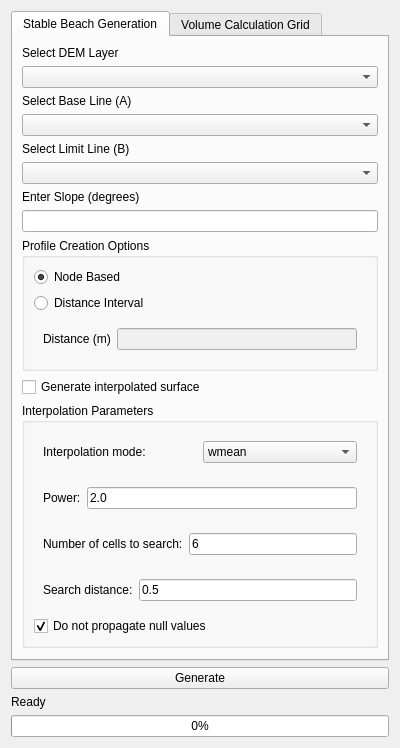
<?xml version="1.0" encoding="UTF-8"?>
<ui version="4.0">
 <class>Form</class>
 <widget class="QWidget" name="Form">
  <property name="geometry">
   <rect>
    <x>0</x>
    <y>0</y>
    <width>400</width>
    <height>600</height>
   </rect>
  </property>
  <property name="windowTitle">
   <string>Beach Analysis Tool</string>
  </property>
  <layout class="QVBoxLayout" name="mainLayout">
   <item>
    <widget class="QTabWidget" name="tabWidget">
     <!-- Tab 1 - Stable Beach Generation -->
     <widget class="QWidget" name="tab_beach">
      <attribute name="title">
       <string>Stable Beach Generation</string>
      </attribute>
      <layout class="QVBoxLayout" name="beachLayout">
       <item>
        <widget class="QLabel" name="label">
         <property name="text">
          <string>Select DEM Layer</string>
         </property>
        </widget>
       </item>
       <item>
        <widget class="QComboBox" name="demLayerCombo"/>
       </item>
       
       <item>
        <widget class="QLabel" name="label_2">
         <property name="text">
          <string>Select Base Line (A)</string>
         </property>
        </widget>
       </item>
       <item>
        <widget class="QComboBox" name="lineALayerCombo"/>
       </item>
       
       <item>
        <widget class="QLabel" name="label_3">
         <property name="text">
          <string>Select Limit Line (B)</string>
         </property>
        </widget>
       </item>
       <item>
        <widget class="QComboBox" name="lineBLayerCombo"/>
       </item>
       
       <item>
        <widget class="QLabel" name="label_4">
         <property name="text">
          <string>Enter Slope (degrees)</string>
         </property>
        </widget>
       </item>
       <item>
        <widget class="QLineEdit" name="slopeInput"/>
       </item>
       
       <item>
        <widget class="QGroupBox" name="profileOptionsGroup">
         <property name="title">
          <string>Profile Creation Options</string>
         </property>
         <layout class="QVBoxLayout" name="optionsLayout">
          <item>
           <widget class="QRadioButton" name="nodeBasedRadio">
            <property name="text">
             <string>Node Based</string>
            </property>
            <property name="checked">
             <bool>true</bool>
            </property>
           </widget>
          </item>
          <item>
           <widget class="QRadioButton" name="distanceIntervalRadio">
            <property name="text">
             <string>Distance Interval</string>
            </property>
           </widget>
          </item>
          <item>
           <widget class="QWidget" name="distanceWidget">
            <layout class="QHBoxLayout" name="horizontalLayout">
             <item>
              <widget class="QLabel" name="label_5">
               <property name="text">
                <string>Distance (m)</string>
               </property>
              </widget>
             </item>
             <item>
              <widget class="QLineEdit" name="distanceInput">
               <property name="enabled">
                <bool>false</bool>
               </property>
              </widget>
             </item>
            </layout>
           </widget>
          </item>
         </layout>
        </widget>
       </item>
       
       <item>
        <widget class="QCheckBox" name="interpolateCheckBox">
         <property name="text">
          <string>Generate interpolated surface</string>
         </property>
        </widget>
       </item>
       
       <item>
        <widget class="QGroupBox" name="interpolationGroup">
         <property name="title">
          <string>Interpolation Parameters</string>
         </property>
         <property name="visible">
          <bool>false</bool>
         </property>
         <layout class="QVBoxLayout" name="interpolationLayout">
          <item>
           <widget class="QWidget" name="modeWidget">
            <layout class="QHBoxLayout" name="modeLayout">
             <item>
              <widget class="QLabel" name="modeLabel">
               <property name="text">
                <string>Interpolation mode:</string>
               </property>
              </widget>
             </item>
             <item>
              <widget class="QComboBox" name="modeCombo">
               <item>
                <property name="text">
                 <string>wmean</string>
                </property>
               </item>
               <item>
                <property name="text">
                 <string>mean</string>
                </property>
               </item>
               <item>
                <property name="text">
                 <string>median</string>
                </property>
               </item>
               <item>
                <property name="text">
                 <string>mode</string>
                </property>
               </item>
              </widget>
             </item>
            </layout>
           </widget>
          </item>
          
          <item>
           <widget class="QWidget" name="powerWidget">
            <layout class="QHBoxLayout" name="powerLayout">
             <item>
              <widget class="QLabel" name="powerLabel">
               <property name="text">
                <string>Power:</string>
               </property>
              </widget>
             </item>
             <item>
              <widget class="QLineEdit" name="powerInput">
               <property name="text">
                <string>2.0</string>
               </property>
              </widget>
             </item>
            </layout>
           </widget>
          </item>
          
          <item>
           <widget class="QWidget" name="cellsWidget">
            <layout class="QHBoxLayout" name="cellsLayout">
             <item>
              <widget class="QLabel" name="cellsLabel">
               <property name="text">
                <string>Number of cells to search:</string>
               </property>
              </widget>
             </item>
             <item>
              <widget class="QLineEdit" name="cellsInput">
               <property name="text">
                <string>6</string>
               </property>
              </widget>
             </item>
            </layout>
           </widget>
          </item>
          
          <item>
           <widget class="QWidget" name="distanceSearchWidget">
            <layout class="QHBoxLayout" name="distanceSearchLayout">
             <item>
              <widget class="QLabel" name="distanceSearchLabel">
               <property name="text">
                <string>Search distance:</string>
               </property>
              </widget>
             </item>
             <item>
              <widget class="QLineEdit" name="distanceSearchInput">
               <property name="text">
                <string>0.5</string>
               </property>
              </widget>
             </item>
            </layout>
           </widget>
          </item>
          
          <item>
           <widget class="QCheckBox" name="noNullsCheckBox">
            <property name="text">
             <string>Do not propagate null values</string>
            </property>
            <property name="checked">
             <bool>true</bool>
            </property>
           </widget>
          </item>
         </layout>
        </widget>
       </item>
       
       <item>
        <spacer name="spacerBeach">
         <property name="orientation">
          <enum>Qt::Vertical</enum>
         </property>
         <property name="sizeHint" stdset="0">
          <size>
           <width>20</width>
           <height>40</height>
          </size>
         </property>
        </spacer>
       </item>
      </layout>
     </widget>
     
     <!-- Tab 2 - Volume Calculation Grid -->
     <widget class="QWidget" name="tab_volume">
      <attribute name="title">
       <string>Volume Calculation Grid</string>
      </attribute>
      <layout class="QVBoxLayout" name="volumeLayout">
       <item>
        <widget class="QLabel" name="polyLabel">
         <property name="text">
          <string>Select Polygon Layer</string>
         </property>
        </widget>
       </item>
       <item>
        <widget class="QComboBox" name="polygonLayerCombo"/>
       </item>
       
       <item>
        <widget class="QLabel" name="gridSizeLabel">
         <property name="text">
          <string>Grid Cell Size</string>
         </property>
        </widget>
       </item>
       <item>
        <widget class="QLineEdit" name="gridSizeInput"/>
       </item>

       <item>
        <widget class="QCheckBox" name="overlapCheckBox">
         <property name="text">
          <string>Only Generate Overlap Cells</string>
         </property>
        </widget>
       </item>

       <item>
        <widget class="QPushButton" name="generateGridButton">
         <property name="text">
          <string>Generate Grid</string>
         </property>
        </widget>
       </item>
       
       <item>
        <spacer name="spacerVolume">
         <property name="orientation">
          <enum>Qt::Vertical</enum>
         </property>
         <property name="sizeHint" stdset="0">
          <size>
           <width>20</width>
           <height>40</height>
          </size>
         </property>
        </spacer>
       </item>
      </layout>
     </widget>
    </widget>
   </item>
   
   <!-- Common controls outside tabs -->
   <item>
    <widget class="QPushButton" name="runButton">
     <property name="text">
      <string>Generate</string>
     </property>
    </widget>
   </item>
   
   <item>
    <widget class="QLabel" name="statusLabel">
     <property name="text">
      <string>Ready</string>
     </property>
    </widget>
   </item>
   
   <item>
    <widget class="QProgressBar" name="progressBar">
     <property name="value">
      <number>0</number>
     </property>
    </widget>
   </item>
  </layout>
 </widget>
 <connections>
  <connection>
   <sender>interpolateCheckBox</sender>
   <signal>toggled</signal>
   <receiver>interpolationGroup</receiver>
   <slot>setVisible</slot>
  </connection>
 </connections>
</ui>
